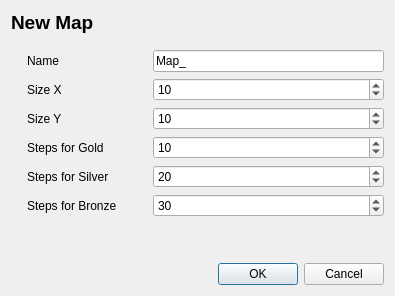
<?xml version="1.0" encoding="UTF-8"?>
<ui version="4.0">
 <class>MapDialog</class>
 <widget class="QDialog" name="MapDialog">
  <property name="geometry">
   <rect>
    <x>0</x>
    <y>0</y>
    <width>395</width>
    <height>296</height>
   </rect>
  </property>
  <property name="windowTitle">
   <string>Map</string>
  </property>
  <property name="windowIcon">
   <iconset resource="resources.qrc">
    <normaloff>:/icons/document-properties.svg</normaloff>:/icons/document-properties.svg</iconset>
  </property>
  <layout class="QGridLayout" name="gridLayout">
   <item row="0" column="0" colspan="2">
    <widget class="QLabel" name="labelTitle">
     <property name="font">
      <font>
       <pointsize>14</pointsize>
       <weight>75</weight>
       <bold>true</bold>
      </font>
     </property>
     <property name="text">
      <string>New Map</string>
     </property>
    </widget>
   </item>
   <item row="1" column="2">
    <spacer name="verticalSpacer_2">
     <property name="orientation">
      <enum>Qt::Vertical</enum>
     </property>
     <property name="sizeType">
      <enum>QSizePolicy::Fixed</enum>
     </property>
     <property name="sizeHint" stdset="0">
      <size>
       <width>10</width>
       <height>10</height>
      </size>
     </property>
    </spacer>
   </item>
   <item row="2" column="0">
    <spacer name="horizontalSpacer_2">
     <property name="orientation">
      <enum>Qt::Horizontal</enum>
     </property>
     <property name="sizeType">
      <enum>QSizePolicy::Fixed</enum>
     </property>
     <property name="sizeHint" stdset="0">
      <size>
       <width>10</width>
       <height>20</height>
      </size>
     </property>
    </spacer>
   </item>
   <item row="2" column="1">
    <widget class="QLabel" name="label_2">
     <property name="text">
      <string>Name</string>
     </property>
    </widget>
   </item>
   <item row="2" column="2">
    <spacer name="horizontalSpacer">
     <property name="orientation">
      <enum>Qt::Horizontal</enum>
     </property>
     <property name="sizeType">
      <enum>QSizePolicy::Fixed</enum>
     </property>
     <property name="sizeHint" stdset="0">
      <size>
       <width>30</width>
       <height>20</height>
      </size>
     </property>
    </spacer>
   </item>
   <item row="2" column="3">
    <widget class="QLineEdit" name="lineEditName">
     <property name="text">
      <string>Map_</string>
     </property>
    </widget>
   </item>
   <item row="3" column="1">
    <widget class="QLabel" name="label_3">
     <property name="text">
      <string>Size X</string>
     </property>
    </widget>
   </item>
   <item row="3" column="3">
    <widget class="QSpinBox" name="spinBoxSizeX">
     <property name="minimum">
      <number>1</number>
     </property>
     <property name="maximum">
      <number>9999</number>
     </property>
     <property name="value">
      <number>10</number>
     </property>
    </widget>
   </item>
   <item row="4" column="1">
    <widget class="QLabel" name="label_4">
     <property name="text">
      <string>Size Y</string>
     </property>
    </widget>
   </item>
   <item row="4" column="3">
    <widget class="QSpinBox" name="spinBoxSizeY">
     <property name="minimum">
      <number>1</number>
     </property>
     <property name="maximum">
      <number>9999</number>
     </property>
     <property name="value">
      <number>10</number>
     </property>
    </widget>
   </item>
   <item row="5" column="1">
    <widget class="QLabel" name="label_5">
     <property name="text">
      <string>Steps for Gold</string>
     </property>
    </widget>
   </item>
   <item row="5" column="3">
    <widget class="QSpinBox" name="spinBoxStepsForGold">
     <property name="minimum">
      <number>1</number>
     </property>
     <property name="maximum">
      <number>9999</number>
     </property>
     <property name="value">
      <number>10</number>
     </property>
    </widget>
   </item>
   <item row="6" column="1">
    <widget class="QLabel" name="label_6">
     <property name="text">
      <string>Steps for Silver</string>
     </property>
    </widget>
   </item>
   <item row="6" column="3">
    <widget class="QSpinBox" name="spinBoxStepsForSilver">
     <property name="minimum">
      <number>1</number>
     </property>
     <property name="maximum">
      <number>9999</number>
     </property>
     <property name="value">
      <number>20</number>
     </property>
    </widget>
   </item>
   <item row="7" column="1">
    <widget class="QLabel" name="label_7">
     <property name="text">
      <string>Steps for Bronze</string>
     </property>
    </widget>
   </item>
   <item row="7" column="3">
    <widget class="QSpinBox" name="spinBoxStepsForBronze">
     <property name="minimum">
      <number>1</number>
     </property>
     <property name="maximum">
      <number>9999</number>
     </property>
     <property name="value">
      <number>30</number>
     </property>
    </widget>
   </item>
   <item row="8" column="3">
    <spacer name="verticalSpacer">
     <property name="orientation">
      <enum>Qt::Vertical</enum>
     </property>
     <property name="sizeType">
      <enum>QSizePolicy::Expanding</enum>
     </property>
     <property name="sizeHint" stdset="0">
      <size>
       <width>20</width>
       <height>10</height>
      </size>
     </property>
    </spacer>
   </item>
   <item row="9" column="3">
    <widget class="QDialogButtonBox" name="buttonBox">
     <property name="layoutDirection">
      <enum>Qt::LeftToRight</enum>
     </property>
     <property name="orientation">
      <enum>Qt::Horizontal</enum>
     </property>
     <property name="standardButtons">
      <set>QDialogButtonBox::Cancel|QDialogButtonBox::Ok</set>
     </property>
    </widget>
   </item>
  </layout>
 </widget>
 <resources>
  <include location="resources.qrc"/>
 </resources>
 <connections>
  <connection>
   <sender>buttonBox</sender>
   <signal>accepted()</signal>
   <receiver>MapDialog</receiver>
   <slot>accept()</slot>
   <hints>
    <hint type="sourcelabel">
     <x>248</x>
     <y>254</y>
    </hint>
    <hint type="destinationlabel">
     <x>157</x>
     <y>274</y>
    </hint>
   </hints>
  </connection>
  <connection>
   <sender>buttonBox</sender>
   <signal>rejected()</signal>
   <receiver>MapDialog</receiver>
   <slot>reject()</slot>
   <hints>
    <hint type="sourcelabel">
     <x>316</x>
     <y>260</y>
    </hint>
    <hint type="destinationlabel">
     <x>286</x>
     <y>274</y>
    </hint>
   </hints>
  </connection>
 </connections>
</ui>
